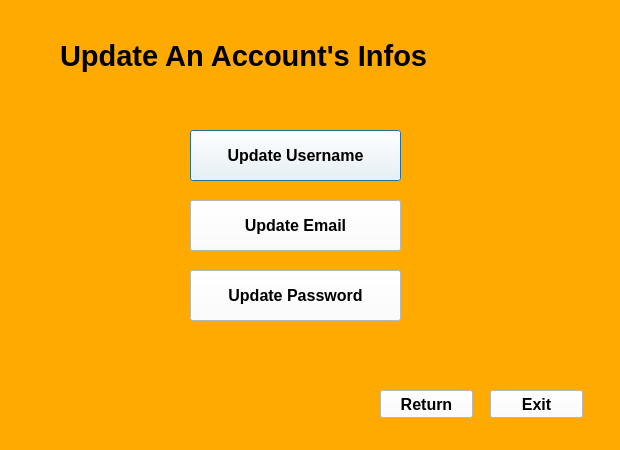
<?xml version="1.0" encoding="UTF-8"?>
<ui version="4.0">
 <class>Dialog</class>
 <widget class="QDialog" name="Dialog">
  <property name="geometry">
   <rect>
    <x>0</x>
    <y>0</y>
    <width>620</width>
    <height>450</height>
   </rect>
  </property>
  <property name="windowTitle">
   <string>Dialog</string>
  </property>
  <property name="styleSheet">
   <string notr="true">background-color: rgb(255, 170, 0);</string>
  </property>
  <widget class="QLabel" name="label">
   <property name="geometry">
    <rect>
     <x>60</x>
     <y>30</y>
     <width>481</width>
     <height>51</height>
    </rect>
   </property>
   <property name="font">
    <font>
     <family>MS Sans Serif</family>
     <pointsize>22</pointsize>
     <weight>75</weight>
     <bold>true</bold>
    </font>
   </property>
   <property name="text">
    <string>Update An Account's Infos</string>
   </property>
  </widget>
  <widget class="QPushButton" name="UpdateUsername">
   <property name="geometry">
    <rect>
     <x>190</x>
     <y>130</y>
     <width>211</width>
     <height>51</height>
    </rect>
   </property>
   <property name="font">
    <font>
     <family>MS Sans Serif</family>
     <pointsize>12</pointsize>
     <weight>75</weight>
     <bold>true</bold>
    </font>
   </property>
   <property name="styleSheet">
    <string notr="true">background-color: rgb(255, 255, 255);</string>
   </property>
   <property name="text">
    <string>Update Username</string>
   </property>
  </widget>
  <widget class="QPushButton" name="UpdateEmail">
   <property name="geometry">
    <rect>
     <x>190</x>
     <y>200</y>
     <width>211</width>
     <height>51</height>
    </rect>
   </property>
   <property name="font">
    <font>
     <family>MS Sans Serif</family>
     <pointsize>12</pointsize>
     <weight>75</weight>
     <bold>true</bold>
    </font>
   </property>
   <property name="styleSheet">
    <string notr="true">background-color: rgb(255, 255, 255);</string>
   </property>
   <property name="text">
    <string>Update Email</string>
   </property>
  </widget>
  <widget class="QPushButton" name="UpdatePassword">
   <property name="geometry">
    <rect>
     <x>190</x>
     <y>270</y>
     <width>211</width>
     <height>51</height>
    </rect>
   </property>
   <property name="font">
    <font>
     <family>MS Sans Serif</family>
     <pointsize>12</pointsize>
     <weight>75</weight>
     <bold>true</bold>
    </font>
   </property>
   <property name="styleSheet">
    <string notr="true">background-color: rgb(255, 255, 255);</string>
   </property>
   <property name="text">
    <string>Update Password</string>
   </property>
  </widget>
  <widget class="QPushButton" name="Exit">
   <property name="geometry">
    <rect>
     <x>490</x>
     <y>390</y>
     <width>93</width>
     <height>28</height>
    </rect>
   </property>
   <property name="font">
    <font>
     <family>MS Sans Serif</family>
     <pointsize>12</pointsize>
     <weight>75</weight>
     <bold>true</bold>
    </font>
   </property>
   <property name="styleSheet">
    <string notr="true">background-color: rgb(255, 255, 255);</string>
   </property>
   <property name="text">
    <string>Exit</string>
   </property>
  </widget>
  <widget class="QPushButton" name="ReturnButton">
   <property name="geometry">
    <rect>
     <x>380</x>
     <y>390</y>
     <width>93</width>
     <height>28</height>
    </rect>
   </property>
   <property name="font">
    <font>
     <family>MS Sans Serif</family>
     <pointsize>12</pointsize>
     <weight>75</weight>
     <bold>true</bold>
    </font>
   </property>
   <property name="styleSheet">
    <string notr="true">background-color: rgb(255, 255, 255);</string>
   </property>
   <property name="text">
    <string>Return</string>
   </property>
  </widget>
 </widget>
 <resources/>
 <connections/>
</ui>
